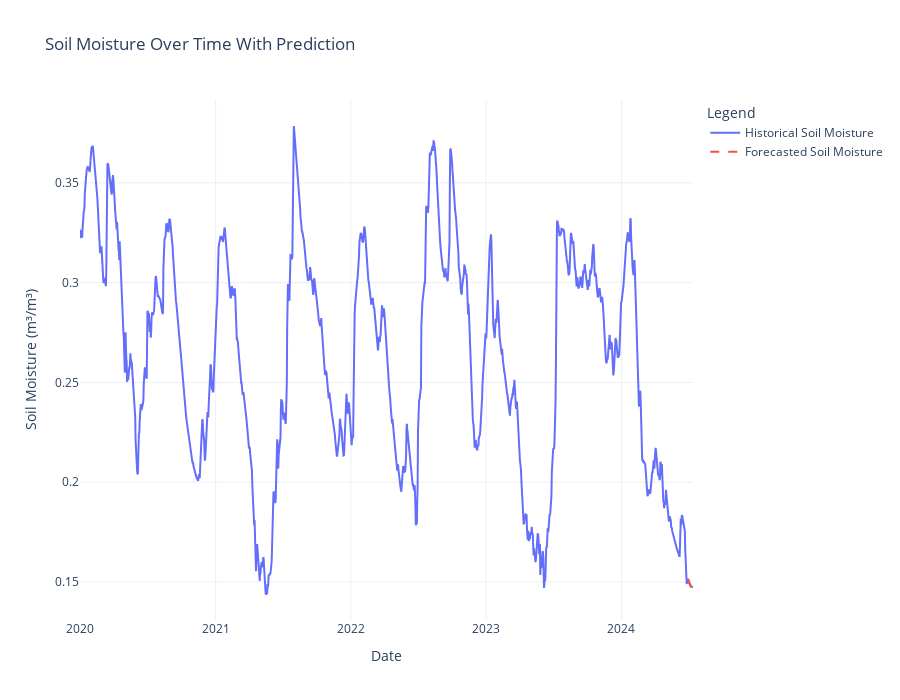

Here is the notebook cell this chart was saved with:
### Markdown cell above
## Visualizing forecasted Soil moisture with Historical data

### Code cell
import plotly.graph_objects as go

# Create a figure
fig = go.Figure()

# Add the historical soil moisture line
fig.add_trace(go.Scatter(
    x=historical_data_with_forcast_data.index, 
    y=historical_data_with_forcast_data["soil_moisture_28_to_100cm (m³/m³)"],
    mode='lines',
    name='Historical Soil Moisture'
))

# Add the forecasted soil moisture line
fig.add_trace(go.Scatter(
    x=forecasted_values_df.index, 
    y=forecasted_values_df["soil_moisture_28_to_100cm (m³/m³)"],
    mode='lines',
    name='Forecasted Soil Moisture',
    line=dict(dash='dash')  # This creates a dashed line
))

# Update layout for the figure
fig.update_layout(
    title='Soil Moisture Over Time With Prediction',
    xaxis_title='Date',
    yaxis_title='Soil Moisture (m³/m³)',
    legend_title='Legend',
    template='plotly_white',  # Optional: set a template
    width=900,  # Width of the plot
    height=700  # Height of the plot
)

# Show the figure
fig.show()

### Figure 1 — Plotly figure (JSON) as saved in the notebook; plotly's stock layout.template omitted (floating-point values rounded to 4 significant figures; data arrays with more than 128 entries replaced by an {"elided": "..."} marker saying what was removed)
{"data": [{"mode": "lines", "name": "Historical Soil Moisture", "type": "scatter", "x": {"elided": "1655 str values"}, "y": {"elided": "1655 float values"}}, {"line": {"dash": "dash"}, "mode": "lines", "name": "Forecasted Soil Moisture", "type": "scatter", "x": ["2024-06-27T00:00:00", "2024-06-28T00:00:00", "2024-06-29T00:00:00", "2024-06-30T00:00:00", "2024-07-01T00:00:00", "2024-07-02T00:00:00", "2024-07-03T00:00:00", "2024-07-04T00:00:00", "2024-07-05T00:00:00", "2024-07-06T00:00:00", "2024-07-07T00:00:00", "2024-07-08T00:00:00", "2024-07-09T00:00:00", "2024-07-10T00:00:00", "2024-07-11T00:00:00", "2024-07-12T00:00:00"], "y": [0.1513, 0.1514, 0.1512, 0.1509, 0.1502, 0.1493, 0.1486, 0.1482, 0.1479, 0.1478, 0.1477, 0.1477, 0.1477, 0.1476, 0.1475, 0.1473]}], "layout": {"height": 700, "legend": {"title": {"text": "Legend"}}, "title": {"text": "Soil Moisture Over Time With Prediction"}, "width": 900, "xaxis": {"title": {"text": "Date"}}, "yaxis": {"title": {"text": "Soil Moisture (m³/m³)"}}}}
